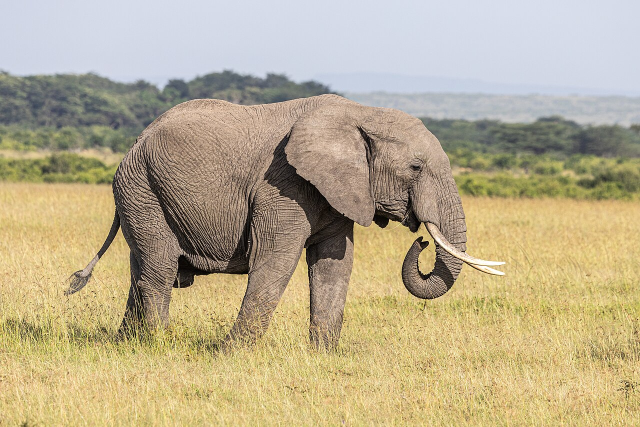
#> input picture doctorgane/photos/masai.jpg, 1280 x 853 px, found by its file name (shown at 1/2 size); the run also reads 2 pictures not shown here
$ python render_reel6.py
#> lines starting #> are read from the running program, lines starting #| are printed output that depends on the picture; after the words box and inside, x2 and y2 are one past the last pixel; in counts of white or black regions, pixels touching at a corner belong together
### code/feutre.py
"""Moteur « dessin au feutre » Doctorgane : traits et écriture animés sur papier crème.
Rendu supersamplé x2, 1080x1920, 30 fps. Aucune voix. Sons synthétisés (frottement de feutre, tic, carillon).
"""
import math, random, subprocess, wave, os
import numpy as np
from PIL import Image, ImageDraw, ImageFont

W, H, FPS, SS = 1080, 1920, 30, 2
PAPER = (247, 243, 235)
NAVY = (20, 34, 64); CORAL = (240, 92, 80); GREY = (112, 122, 146); SKY = (70, 110, 180)
FD = "/home/claude/fonts/"
CAVEAT = FD + "PatrickHand.ttf"   # chiffres lisibles (le 5 de Caveat/Kalam ressemble à un S)
BOLDK = 0.022   # épaisseur de feutre ajoutée au contour des lettres

def clamp(x, a=0.0, b=1.0): return max(a, min(b, x))
def ease_io(x): x = clamp(x); return 0.5 - 0.5 * math.cos(math.pi * x)
def ease_out(x): x = clamp(x); return 1 - (1 - x) ** 2

# ---------------------------------------------------------------- géométrie à main levée
def densify(pts, step=7.0):
    out = [tuple(pts[0])]
    for (x0, y0), (x1, y1) in zip(pts[:-1], pts[1:]):
        d = math.hypot(x1 - x0, y1 - y0); n = max(1, int(d / step))
        for k in range(1, n + 1):
            out.append((x0 + (x1 - x0) * k / n, y0 + (y1 - y0) * k / n))
    return out

def hand(pts, amp=1.5, seed=0, step=7.0):
    pts = densify(pts, step); r = random.Random(seed)
    p = [r.uniform(0, 6.28) for _ in range(4)]
    return [(x + amp * (math.sin(i * .21 + p[0]) + .5 * math.sin(i * .57 + p[1])),
             y + amp * (math.cos(i * .19 + p[2]) + .5 * math.sin(i * .49 + p[3]))) for i, (x, y) in enumerate(pts)]

def catmull(pts, n=14):
    P = [pts[0]] + list(pts) + [pts[-1]]; out = []
    for i in range(1, len(P) - 2):
        p0, p1, p2, p3 = P[i - 1], P[i], P[i + 1], P[i + 2]
        for k in range(n):
            t = k / n; t2 = t * t; t3 = t2 * t
            out.append(tuple(0.5 * ((2 * p1[j]) + (-p0[j] + p2[j]) * t + (2 * p0[j] - 5 * p1[j] + 4 * p2[j] - p3[j]) * t2 +
                                   (-p0[j] + 3 * p1[j] - 3 * p2[j] + p3[j]) * t3) for j in (0, 1)))
    out.append(tuple(pts[-1])); return out

def arc(cx, cy, rx, ry, a0, a1, n=24):
    return [(cx + rx * math.cos(math.radians(a0 + (a1 - a0) * k / n)), cy + ry * math.sin(math.radians(a0 + (a1 - a0) * k / n))) for k in range(n + 1)]

def rrect(x, y, w, h, r, over=0.07):
    p = [(x + r, y), (x + w - r, y)]
    p += arc(x + w - r, y + r, r, r, -90, 0, 6)[1:]
    p += [(x + w, y + h - r)]
    p += arc(x + w - r, y + h - r, r, r, 0, 90, 6)[1:]
    p += [(x + r, y + h)]
    p += arc(x + r, y + h - r, r, r, 90, 180, 6)[1:]
    p += [(x, y + r)]
    p += arc(x + r, y + r, r, r, 180, 270, 6)[1:]
    p += [(x + r + w * over, y)]
    return p

def check(cx, cy, s):
    return [(cx - .42 * s, cy + .02 * s), (cx - .10 * s, cy + .40 * s), (cx + .46 * s, cy - .40 * s)]

def ellipse(cx, cy, rx, ry, turns=1.08, a0=-110):
    return arc(cx, cy, rx, ry, a0, a0 + 360 * turns, 48)

def wavy(x0, x1, y, amp=6, waves=3):
    n = 40
    return [(x0 + (x1 - x0) * k / n, y + amp * math.sin(2 * math.pi * waves * k / n)) for k in range(n + 1)]

# [7 lines left out: function arrow, not called in this run]

def ribbon(cx, cy, u):
    pts = [(-.55, 1.25), (-.02, .22), (.40, -.50), (.36, -1.0), (0, -1.28), (-.36, -1.0), (-.40, -.50), (.02, .22), (.55, 1.25)]
    return catmull([(cx + a * u, cy + b * u) for a, b in pts], 12)

# ---------------------------------------------------------------- éléments animés
class Stroke:
    kind = "stroke"
    def __init__(s, pts, col=NAVY, w=9, t0=0.0, dur=0.5, snd="scratch", seed=0, amp=1.4, pen=True):
        pts = hand(pts, amp, seed) if amp else densify(pts)
        s.pts = np.array(pts, float) * SS; s.col = col; s.w = w * SS; s.t0 = t0; s.dur = dur; s.snd = snd; s.pen = pen
        seg = np.hypot(*np.diff(s.pts, axis=0).T); s.cum = np.concatenate([[0], np.cumsum(seg)]); s.total = float(s.cum[-1]); s.reset()
    def reset(s): s.drawn = 0.0
    # [4 lines left out: function point_at, not called in this run]
    def target(s, lt): return ease_io((lt - s.t0) / s.dur) * s.total
    # [10 lines left out: function advance, not called in this run]
    def head(s, lt): return tuple(s.point_at(s.target(lt)))
    def active(s, lt): return s.t0 <= lt < s.t0 + s.dur

class Text:
    kind = "text"
    def __init__(s, text, x, yb, size, col=NAVY, t0=0.0, dur=None, cps=18.0, wght=700, rot=0.0, anchor="l", snd="scratch", pen=True, maxw=940):
        f = ImageFont.truetype(CAVEAT, int(size * SS))
        while f.getlength(text) / SS > maxw and size > 30:
            size -= 4; f = ImageFont.truetype(CAVEAT, int(size * SS))
        sw = max(1, int(size * SS * BOLDK))
        wlen = f.getlength(text) / SS + 2 * sw / SS
        if anchor == "c": x = x - wlen / 2
        l, t, r, b = f.getbbox(text, anchor="ls", stroke_width=sw); pad = 10
        im = Image.new("L", (int(r - l) + 2 * pad, int(b - t) + 2 * pad), 0)
        ImageDraw.Draw(im).text((pad - l, pad - t), text, font=f, fill=255, anchor="ls", stroke_width=sw, stroke_fill=255)
        s.mask = np.asarray(im); s.ox = int(x * SS + l - pad); s.oy = int(yb * SS + t - pad); s.col = col; s.t0 = t0
        s.dur = dur if dur else max(0.35, len(text) / cps); s.snd = snd; s.pen = pen; s.size = size; s.baked = False; s.x = x; s.w = wlen; s.yb = yb
    def reset(s): s.baked = False
    def prog(s, lt): return ease_io(clamp((lt - s.t0) / s.dur)) if False else clamp((lt - s.t0) / s.dur)
    # [12 lines left out: functions layer, paste, not called in this run]
    def advance(s, lt, canvas):
        if not s.baked and lt >= s.t0 + s.dur:
            s.paste(canvas, lt); s.baked = True
    def head(s, lt):
        p = s.prog(lt); w = s.mask.shape[1]
        return (s.ox + min(w, p * (w + 30)) - 8, s.oy + s.mask.shape[0] * 0.66)
    def active(s, lt): return s.t0 <= lt < s.t0 + s.dur

class Counter:
    """Gros chiffre qui change de valeur (décompte). values/times : valeur affichée à partir de times[i]."""
    kind = "counter"; pen = False; dur = 0.0; baked = True; snd = None
    def __init__(s, x, yb, size, values, times, cols, pop_dur=0.30, pop_amp=0.20):
        s.items = [Text(str(v), x, yb, size, c, 0.0, dur=0.001, anchor="c", pen=False) for v, c in zip(values, cols)]
        s.times = list(times); s.ticks = list(times[1:]); s.t0 = times[0]; s.pop_dur = pop_dur; s.pop_amp = pop_amp
    def reset(s): pass
    def advance(s, lt, canvas): pass
    def active(s, lt): return False
    # [11 lines left out: function paste, not called in this run]

class Mark:
    kind = "mark"; pen = False; dur = 0.0; baked = True
    def __init__(s, t0, snd="chime"): s.t0 = t0; s.snd = snd
    def reset(s): pass
    def advance(s, lt, canvas): pass
    def active(s, lt): return False

# ---------------------------------------------------------------- feutre (sprite)
# [12 lines left out: function draw_pen, not called in this run]

# ---------------------------------------------------------------- fond papier
yy, xx = np.mgrid[0:H, 0:W].astype(np.float32)
_r = np.random.default_rng(5)
def _blur_noise(scale, amp):
    small = _r.normal(0, 1, (H // scale + 2, W // scale + 2)).astype(np.float32)
    im = Image.fromarray(((small - small.min()) / (small.max() - small.min()) * 255).astype(np.uint8)).resize((W, H), Image.BICUBIC)
    a = np.asarray(im, dtype=np.float32) / 255.0 - 0.5
    return a * amp
vig = 1 - 0.07 * (((xx - W / 2) / (W * .75)) ** 2 + ((yy - H * .48) / (H * .75)) ** 2)
TEX = (vig + _blur_noise(160, .04) + _blur_noise(26, .012))[..., None]
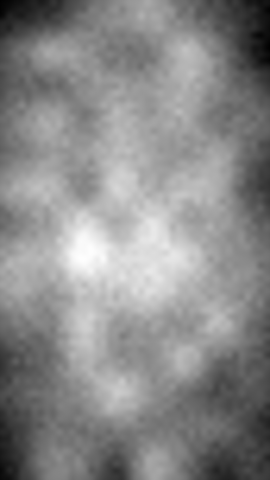
#> TEX: shape (1920, 1080, 1) float32 (shown at 1/4 size); min 0.93, max 1.01, mean 0.976; drawn with min black and max white
PAPER_FRAME = np.array(PAPER, np.float32)[None, None, :] * TEX
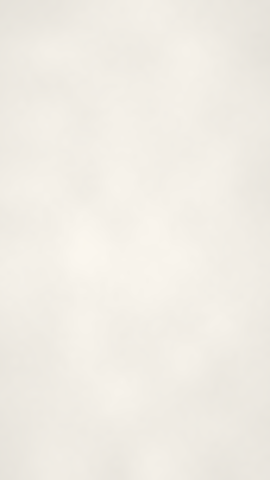
#> PAPER_FRAME: shape (1920, 1080, 3) float32 (shown at 1/4 size); mean of channels 0, 1, 2 240.8, 234.2, 227.1; drawn as R, G, B
GRAIN = [_r.normal(0, 2.0, (H, W, 1)).astype(np.float32) for _ in range(6)]

# ---------------------------------------------------------------- moteur de scènes
class Scene:
    def __init__(s, dur, items, erase=0.45):
        s.dur = dur; s.items = items; s.erase = erase

class Film:
    def __init__(s, scenes):
        s.scenes = scenes; s.bounds = [0.0]
        for sc in scenes: s.bounds.append(s.bounds[-1] + sc.dur)
        s.dur = s.bounds[-1]; s.nf = int(s.dur * FPS)
        s.cur = -1; s.canvas = None
    def start_scene(s, i):
        s.cur = i; s.canvas = Image.new("RGB", (W * SS, H * SS), PAPER)
        for it in s.scenes[i].items: it.reset()
    # [23 lines left out: function frame, not called in this run]

    # ------------------------------------------------------------ son
    def make_audio(s, path):
        SR = 44100; n = int(s.dur * SR); mix = np.zeros(n); rg = np.random.default_rng(9)
        t = np.arange(n) / SR
        for f, a in ((130.81, .5), (196.0, .35), (261.63, .3), (329.63, .2), (392.0, .12)):  # nappe Do majeur, très douce
            mix += a * np.sin(2 * np.pi * f * t) * (0.88 + 0.12 * np.sin(2 * np.pi * 0.13 * t + f))
        mix *= 0.05 * np.minimum(1, t / 1.5) * np.minimum(1, (s.dur - t) / 2.0)
        def add(at, sig, g):
            a = int(at * SR); e = min(n, a + len(sig))
            if 0 <= a < n: mix[a:e] += g * sig[:e - a]
        def scratch(d):
            m = max(8, int(d * SR)); x = rg.normal(0, 1, m)
            x = x - 0.96 * np.concatenate([[0], x[:-1]]); x = np.convolve(x, np.ones(3) / 3, mode="same")
            tt = np.arange(m) / SR; env = np.sin(np.pi * np.arange(m) / m) ** 0.6 * (0.7 + 0.3 * np.sin(2 * np.pi * 11 * tt + rg.uniform(0, 6)))
            return x * env
        def tick():
            m = int(0.09 * SR); tt = np.arange(m) / SR
            return np.sin(2 * np.pi * 1500 * tt) * np.exp(-tt * 55) * .6 + rg.normal(0, 1, m) * np.exp(-tt * 90) * .35
        def pop():
            m = int(0.2 * SR); tt = np.arange(m) / SR
            return np.sin(2 * np.pi * (330 + 260 * np.exp(-tt * 25)) * tt) * np.exp(-tt * 18)
        def whoosh(d=0.45):
            m = int(d * SR); x = np.convolve(rg.normal(0, 1, m), np.ones(60) / 60, mode="same"); return x * np.sin(np.pi * np.arange(m) / m) ** 2
        def chime():
            m = int(1.8 * SR); tt = np.arange(m) / SR
            return (np.sin(2 * np.pi * 784 * tt) + .5 * np.sin(2 * np.pi * 1175 * tt) + .25 * np.sin(2 * np.pi * 1568 * tt)) * np.exp(-tt * 2.4)
        for i, sc in enumerate(s.scenes):
            t0 = s.bounds[i]
            for it in sc.items:
                if it.snd == "scratch": add(t0 + it.t0, scratch(it.dur), 0.045 if it.dur > .16 else 0.03)
                elif it.snd == "tick": add(t0 + it.t0 + it.dur * .8, tick(), 0.22)
                elif it.snd == "pop": add(t0 + it.t0, pop(), 0.2)
                elif it.snd == "chime": add(t0 + it.t0, chime(), 0.10)
                if getattr(it, "ticks", None):
                    for tt in it.ticks: add(t0 + tt, tick(), 0.09)
            if i < len(s.scenes) - 1 and sc.erase: add(t0 + sc.dur - sc.erase, whoosh(sc.erase), 0.07)
        pk = np.max(np.abs(mix)); mix = mix / pk * 0.75
        st = np.stack([mix, np.roll(mix, 12)], axis=1)
        with wave.open(path, "wb") as w:
            w.setnchannels(2); w.setsampwidth(2); w.setframerate(SR); w.writeframes((st * 32767).astype(np.int16).tobytes())

    def encode(s, out, audio=None, crf=23):
        cmd = ["ffmpeg", "-y", "-loglevel", "error", "-f", "rawvideo", "-pix_fmt", "rgb24", "-s", f"{W}x{H}", "-r", str(FPS), "-i", "-"]
        if audio: cmd += ["-i", audio, "-c:a", "aac", "-b:a", "160k"]
        cmd += ["-c:v", "libx264", "-preset", "medium", "-crf", str(crf), "-maxrate", "8M", "-bufsize", "16M", "-pix_fmt", "yuv420p", "-movflags", "+faststart", "-t", f"{s.dur:.2f}", out]
        p = subprocess.Popen(cmd, stdin=subprocess.PIPE)
        for k in range(s.nf): p.stdin.write(s.frame(k / FPS).tobytes())
        p.stdin.close(); p.wait()

### code/render_reel6.py
"""Reel Doctorgane n°6 — « Pourquoi les éléphants n'ont presque jamais de cancer » (feutre, sans voix)"""
import sys, argparse, os
sys.path.insert(0, "/home/claude/doctorgane/reel3")
from feutre import *

from PIL import ImageOps

class Photo:
    """Photo réelle intégrée au dessin : duotone papier/navy, coins arrondis, fondu d'apparition, cadre au feutre dessiné à part."""
    kind = "text"; pen = False; snd = None
    def __init__(s, path, cx, cy, w, t0, dur=0.6, h=None, radius=36, tint=True):
        im = Image.open(path).convert("RGB")
        W_ = int(w * SS); H_ = int((h if h else w * im.height / im.width) * SS)
        im = ImageOps.fit(im, (W_, H_), Image.LANCZOS)
        if tint:
            g = ImageOps.autocontrast(im.convert("L"))
            im = ImageOps.colorize(g, black=(26, 40, 70), white=(250, 246, 238), mid=(140, 130, 125))
        else:
            from PIL import ImageEnhance
            im = ImageEnhance.Color(im).enhance(0.82)
        mask = Image.new("L", (W_, H_), 0); ImageDraw.Draw(mask).rounded_rectangle([0, 0, W_ - 1, H_ - 1], radius=int(radius * SS), fill=255)
        s.im = im; s.mask = np.asarray(mask); s.ox = int(cx * SS - W_ / 2); s.oy = int(cy * SS - H_ / 2)
        s.t0 = t0; s.dur = dur; s.baked = False
    def reset(s): s.baked = False
    def prog(s, lt): return clamp((lt - s.t0) / s.dur)
    # [5 lines left out: function paste, not called in this run]
    def advance(s, lt, canvas):
        if not s.baked and lt >= s.t0 + s.dur: s.paste(canvas, lt); s.baked = True
    def head(s, lt): return (s.ox / SS, s.oy / SS)
    def active(s, lt): return False

def photo_frame(cx, cy, w, h, t0, dur=0.5, seed=90, col=NAVY, radius=36):
    return Stroke(rrect(cx - w / 2, cy - h / 2, w, h, radius), col, 9, t0, dur, seed=seed, amp=1.3)

ap = argparse.ArgumentParser(); ap.add_argument("--out"); ap.add_argument("--preview"); ap.add_argument("--no-audio", action="store_true")
args = ap.parse_args()

def tw(text, size):
    f = ImageFont.truetype(CAVEAT, int(size * SS)); return f.getlength(text) / SS + 2 * max(1, int(size * SS * BOLDK)) / SS
def fit(text, size, maxw=900):
    while tw(text, size) > maxw and size > 30: size -= 2
    return size
def underline(text, size, cx, y, col, t0, dur, seed, maxw=900):
    s = fit(text, size, maxw); w = tw(text, s)
    return Stroke(wavy(cx - w / 2, cx + w / 2, y, 7, 3), col, 11, t0, dur, seed=seed)
# [6 lines left out: function scribble, not called in this run]
def grid(rows, cols, x0, y0, cell, gap, t0, step, col_box=NAVY, col_chk=CORAL, seed=1):
    items = []; k = 0
    for r in range(rows):
        for c in range(cols):
            x = x0 + c * (cell + gap); y = y0 + r * (cell + gap); ts = t0 + k * step
            items.append(Stroke(rrect(x, y, cell, cell, 18), col_box, 7, ts, step * .85, seed=seed + k, amp=1.3, pen=False))
            items.append(Stroke(check(x + cell / 2, y + cell / 2 + 4, cell * .62), col_chk, 11, ts + step * .45, step * .55, snd="tick", seed=seed + 100 + k, amp=1.0, pen=False))
            k += 1
    return items

# ---- éléphant (profil, tourné vers la gauche)
# [9 lines left out: function elephant, not called in this run]

# ============ S1 : accroche (photo Masai Mara, CC0) ============
it1 = []
it1.append(Text("Un éléphant a", 540, 290, 118, NAVY, 0.0, dur=0.6, anchor="c"))
it1.append(Text("100 fois plus de cellules", 540, 415, 118, CORAL, 0.6, dur=0.9, anchor="c"))
it1.append(Text("que toi.", 540, 540, 118, NAVY, 1.5, dur=0.4, anchor="c"))
PW, PHh = 880, 587
it1.append(Photo("/home/claude/doctorgane/reel6/photos/masai.jpg", 540, 920, PW, 2.0, 0.7, tint=False))
#> in __init__, im is the input picture: PIL image 1280x853 RGB; mean R, G, B 185.2, 172.2, 141.5
#> in __init__, `ImageDraw.Draw(mask).rounded_rectangle([0, 0, W_ - 1, H_ - 1], radius=`:
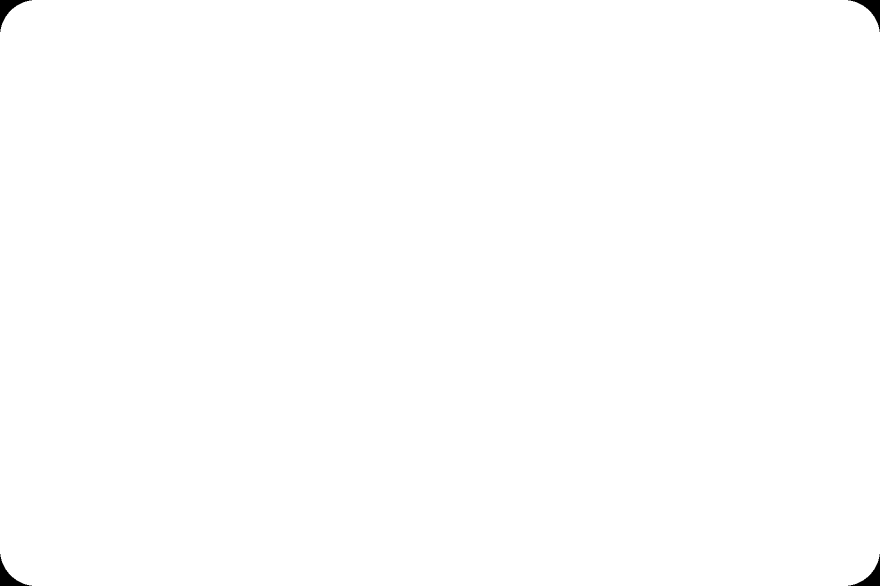
#> mask: PIL image 1760x1172 L (shown at 1/2 size); 99.8% white; 4 black regions, box (x1, y1, x2, y2) and area: (0, 0, 64, 64) 1133, (1696, 0, 1760, 64) 1133, (0, 1108, 64, 1172) 1133, (1696, 1108, 1760, 1172) 1133
it1.append(photo_frame(540, 920, PW, PHh, 2.5, 0.6, seed=91))
it1.append(Mark(2.0, "pop"))
# petit humain à l'échelle, dessiné dans le coin de la photo
hx, hy = 905, 1120
it1.append(Stroke(ellipse(hx, hy, 14, 14, 1.08, -90), CORAL, 8, 3.3, 0.2, seed=75, amp=.6, pen=False))
#> call 2 of __init__, with col = (240, 92, 80), w = 8, t0 = 3.3, dur = 0.2, snd = 'scratch', seed = 75, amp = 0.6, pen = False
it1.append(Stroke([(hx, hy + 16), (hx, hy + 56), (hx - 15, hy + 82)], CORAL, 8, 3.5, 0.18, seed=76, amp=.6, pen=False))
it1.append(Stroke([(hx, hy + 56), (hx + 15, hy + 82)], CORAL, 8, 3.65, 0.1, seed=77, amp=.6, pen=False))
it1.append(Stroke([(hx - 17, hy + 32), (hx + 17, hy + 32)], CORAL, 8, 3.72, 0.1, seed=78, amp=.6, pen=False))
it1.append(Text("toi", hx, hy + 130, 50, CORAL, 3.8, dur=0.25, anchor="c", pen=False))
it1.append(Text("Il devrait avoir", 540, 1340, 100, NAVY, 4.3, dur=0.7, anchor="c"))
it1.append(Text("100 fois plus de cancers.", 540, 1455, 100, CORAL, 5.0, dur=0.9, anchor="c"))
#> in __init__ (call 6), `ImageDraw.Draw(im).text((pad - l, pad - t), text, font=f, fill=255, an..`:
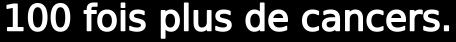
#> im: PIL image 1822x165 L (shown at 1/4 size); min 0, max 255, mean 62.1
S1 = Scene(7.0, it1)

# ============ S2 : il en a moins (photo savane, CC0) ============
it2 = []
it2.append(Text("Il en a moins.", 540, 330, 160, CORAL, 0.0, dur=0.7, anchor="c"))
#> in __init__ (call 7), `ImageDraw.Draw(im).text((pad - l, pad - t), text, font=f, fill=255, an..`:
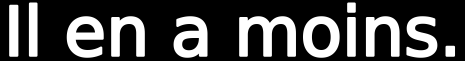
#> im: PIL image 1859x241 L (shown at 1/4 size); min 0, max 255, mean 70.1
it2.append(underline("Il en a moins.", 160, 540, 370, CORAL, 0.75, 0.35, 12))
it2.append(Photo("/home/claude/doctorgane/reel6/photos/sun.jpg", 540, 640, 640, 1.1, 0.6, tint=False))
#> call 2 of __init__, with cx = 540, cy = 640, w = 640, t0 = 1.1, dur = 0.6, radius = 36, tint = False
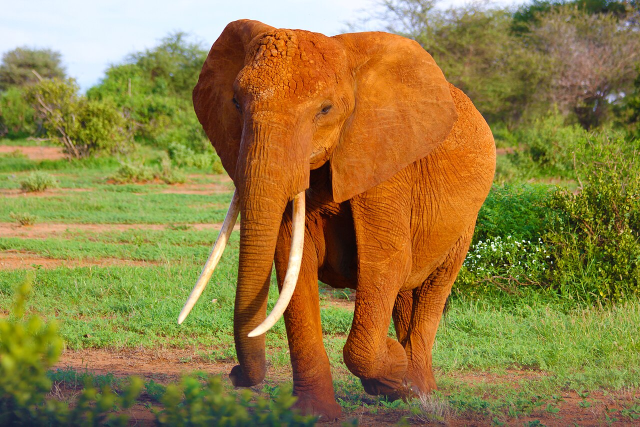
#> input picture doctorgane/photos/sun.jpg, 1280 x 853 px, found by its file name (shown at 1/2 size)
#> in __init__, im is the input picture: PIL image 1280x853 RGB; mean R, G, B 146.7, 127, 66.4
it2.append(photo_frame(540, 640, 640, 427, 1.5, 0.5, seed=92))
it2.append(Text("Meurent d'un cancer :", 540, 935, 70, GREY, 2.1, dur=0.6, anchor="c", wght=400))
#> in __init__ (call 8), `ImageDraw.Draw(im).text((pad - l, pad - t), text, font=f, fill=255, an..`:
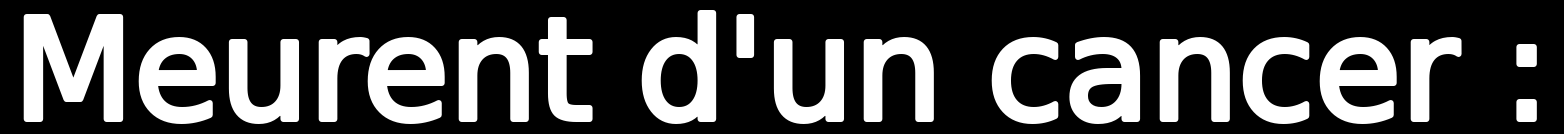
#> im: PIL image 1564x134 L; min 0, max 255, mean 73.1
BX, BW, BH = 120, 840, 64
it2.append(Text("Éléphants", BX, 1030, 74, NAVY, 2.7, dur=0.4))
#> (the rest of the program and of its run is left out)
